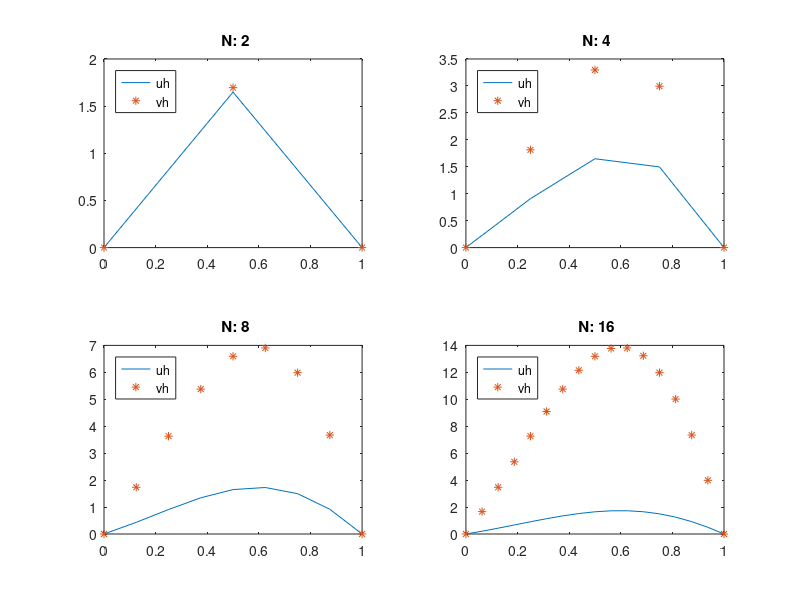

This chart was generated by the following MATLAB code:
n = [1:12]';

hvals = zeros(length(n),1);
err = zeros(length(n),1);


for i =1:length(n)
    N = 2^(n(i));
    h = 1/N; hvals(i) = h;
    xh = h *(0:N)';
    lam = 2*(1-cos(xh(2:N)*pi))/(h^2);
    
    uh = exp(xh).*sin(pi*xh);
    f = exp(xh).*(pi^2*sin(pi*xh)-2*pi*cos(pi*xh));
    
    fh = f(2:N);
    
    fdot = zeros(size(fh));
    
    fdot(1) = f(1); fdot(end) = f(N+1);
    
    t1 = (h*h)/12;
    
    vh = (1-t1 * lam).* dst(fh) + dst(fdot)/12;
    
    vh = vh ./(lam-t1 * lam+1);
    
    vh = dst(vh);
    
    vh = [0;vh;0];
    
   err(i) = max(abs(uh-vh));
    if (i < 5)
        subplot(2,2,i)
        plot(xh,uh,xh,vh,'*')
        legend('uh','vh','location','northwest')
    
        title([' N: ',num2str(N)]);
    end
end

format short e
disp(' ')
disp('      h         inf_error   inf_error/h^4')
disp('-----------------------------------------')
disp([hvals err err./(hvals.^4)])
    
    
    